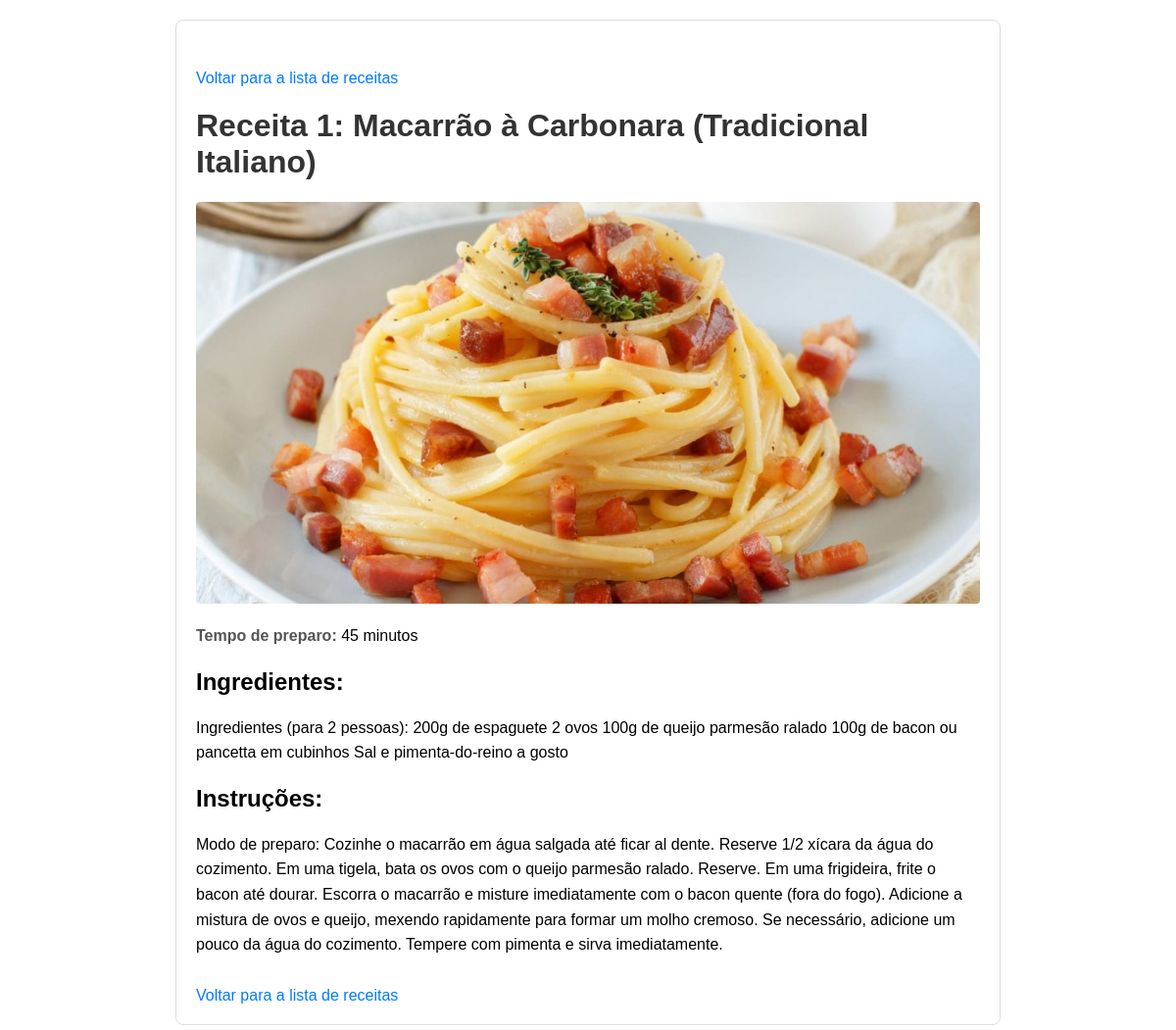
The app's page /recipes/3/ with its own data.
### recipes/models.py (models this page shows, shortened)
class Recipe(models.Model):
    title = models.CharField(max_length=200)
    ingredients = models.TextField()
    instructions = models.TextField()
    cooking_time = models.IntegerField(help_text="Em minutos")
    image = models.ImageField(upload_to='recipes/', blank=True, null=True)
    class Meta:
        verbose_name_plural = 'Recipes'

### recipes/views.py (the view)
# urls.py: path('<int:pk>/', views.recipe_detail, name='recipe_detail'),
def recipe_detail(request, pk):  # <-- Corrigido aqui
    recipe = get_object_or_404(Recipe, pk=pk)
    return render(request, 'recipes/recipe_detail.html', {'recipe': recipe})

### recipes/templates/recipes/recipe_detail.html (shortened to what this page needs)
<!DOCTYPE html>
<html lang="pt-br">
<head>
</head>
<body>
    <div class="container">
        <a href="{% url 'recipe_list' %}" class="back-link">Voltar para a lista de receitas</a>
        <h1>{{ recipe.title }}</h1>
        {% if recipe.image %}
            <img src="{{ recipe.image.url }}" alt="{{ recipe.title }}" class="img">
        {% endif %}
        <p><strong>Tempo de preparo:</strong> {{ recipe.cooking_time }} minutos</p>
        <h2>Ingredientes:</h2>
        <p>{{ recipe.ingredients }}</p>
        <h2>Instruções:</h2>
        <p>{{ recipe.instructions }}</p>
        <a href="{% url 'recipe_list' %}" class="back-link">Voltar para a lista de receitas</a>
    </div>
</body>
</html>

### recipes/templates/recipes/recipe_detail.html (style rules this page uses)
body { font-family: Arial, sans-serif; margin: 20px }
.container { max-width: 800px; margin: auto; padding: 20px; border: 1px solid #ddd; border-radius: 8px; }
img { max-width: 100%; height: auto; display: block; margin-bottom: 20px; border-radius: 4px; }
h1 { color: #333; }
p { line-height: 1.6; }
strong { color: #555; }
.back-link { display: block; margin-top: 30px; color: #007bff; text-decoration: none; }

### records on screen
Recipe: title "Receita 1: Macarrão à Carbonara (Tradicional Italiano)", image (picture), cooking_time "45", ingredients "Ingredientes (para 2 pessoas): 200g de espaguete 2 ovos 100g de queijo parmesão ralado 100g de bacon ou pancetta em cubinhos Sal e pimenta-do-reino a gosto", instructions "Modo de preparo: Cozinhe o macarrão em água salgada até ficar al dente. Reserve 1/2 xícara da água do cozimento. Em uma tigela, bata os ovos com o queijo parmesão ralado. Reserve. Em uma frigideira, frite o bacon até dourar. Escorra o macarrão e misture imediatamente com o bacon quente (fora do fogo). Adicione a mistura de ovos e queijo, mexendo rapidamente para formar um molho cremoso. Se necessário, adicione um pouco da água do cozimento. Tempere com pimenta e sirva imediatamente."
